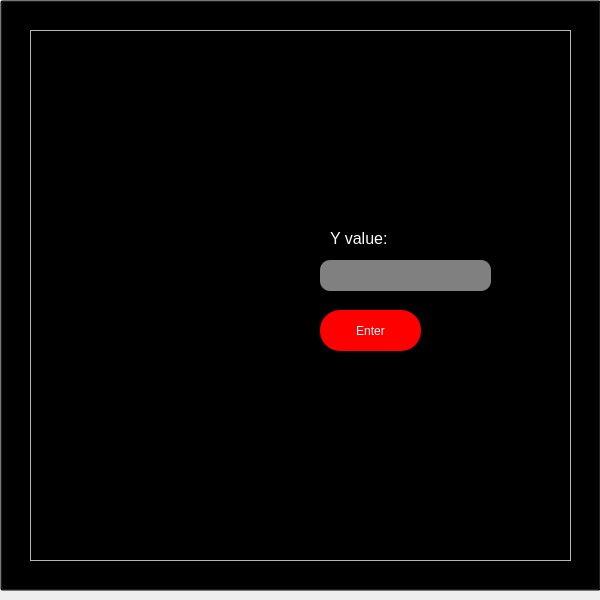
<?xml version="1.0" encoding="UTF-8"?>
<ui version="4.0">
 <class>PlantRoom</class>
 <widget class="QMainWindow" name="PlantRoom">
  <property name="geometry">
   <rect>
    <x>0</x>
    <y>0</y>
    <width>600</width>
    <height>600</height>
   </rect>
  </property>
  <property name="minimumSize">
   <size>
    <width>600</width>
    <height>600</height>
   </size>
  </property>
  <property name="maximumSize">
   <size>
    <width>600</width>
    <height>600</height>
   </size>
  </property>
  <property name="windowTitle">
   <string>MainWindow</string>
  </property>
  <widget class="QWidget" name="centralwidget">
   <widget class="QLabel" name="bg_img_lb">
    <property name="geometry">
     <rect>
      <x>0</x>
      <y>0</y>
      <width>600</width>
      <height>600</height>
     </rect>
    </property>
    <property name="minimumSize">
     <size>
      <width>600</width>
      <height>600</height>
     </size>
    </property>
    <property name="maximumSize">
     <size>
      <width>600</width>
      <height>600</height>
     </size>
    </property>
    <property name="text">
     <string/>
    </property>
    <property name="pixmap">
     <pixmap resource="../files_rc.qrc">:/background/images/spaceship_closed.png</pixmap>
    </property>
    <property name="scaledContents">
     <bool>true</bool>
    </property>
   </widget>
   <widget class="QPushButton" name="ship_error_btn">
    <property name="geometry">
     <rect>
      <x>310</x>
      <y>120</y>
      <width>141</width>
      <height>181</height>
     </rect>
    </property>
    <property name="styleSheet">
     <string notr="true">background-color: rgba(0,0,0,0);</string>
    </property>
    <property name="text">
     <string/>
    </property>
   </widget>
   <widget class="QPushButton" name="open_math_btn">
    <property name="geometry">
     <rect>
      <x>140</x>
      <y>120</y>
      <width>111</width>
      <height>81</height>
     </rect>
    </property>
    <property name="styleSheet">
     <string notr="true">background-color: rgba(0,0,0,0);</string>
    </property>
    <property name="text">
     <string/>
    </property>
   </widget>
   <widget class="QFrame" name="main_screen_frame">
    <property name="geometry">
     <rect>
      <x>30</x>
      <y>30</y>
      <width>541</width>
      <height>531</height>
     </rect>
    </property>
    <property name="frameShape">
     <enum>QFrame::StyledPanel</enum>
    </property>
    <property name="frameShadow">
     <enum>QFrame::Raised</enum>
    </property>
    <widget class="QLabel" name="main_screen_lb">
     <property name="geometry">
      <rect>
       <x>10</x>
       <y>20</y>
       <width>521</width>
       <height>501</height>
      </rect>
     </property>
     <property name="text">
      <string/>
     </property>
     <property name="pixmap">
      <pixmap resource="../files_rc.qrc">:/background/images/spaceship_fase/main_screen_spaceship.png</pixmap>
     </property>
     <property name="scaledContents">
      <bool>true</bool>
     </property>
    </widget>
    <widget class="QLineEdit" name="user_input">
     <property name="geometry">
      <rect>
       <x>290</x>
       <y>230</y>
       <width>171</width>
       <height>31</height>
      </rect>
     </property>
     <property name="styleSheet">
      <string notr="true">border-radius: 10px;
background-color: grey;
color: white;</string>
     </property>
    </widget>
    <widget class="QLabel" name="text_lb">
     <property name="geometry">
      <rect>
       <x>300</x>
       <y>200</y>
       <width>71</width>
       <height>16</height>
      </rect>
     </property>
     <property name="styleSheet">
      <string notr="true">color: white;
font-size: 16px;</string>
     </property>
     <property name="text">
      <string>Y value:</string>
     </property>
    </widget>
    <widget class="QPushButton" name="enter_input_btn">
     <property name="geometry">
      <rect>
       <x>290</x>
       <y>280</y>
       <width>101</width>
       <height>41</height>
      </rect>
     </property>
     <property name="styleSheet">
      <string notr="true">background-color: red;
color: white;
border-radius: 20px;</string>
     </property>
     <property name="text">
      <string>Enter</string>
     </property>
    </widget>
   </widget>
   <widget class="QFrame" name="math_frame">
    <property name="geometry">
     <rect>
      <x>30</x>
      <y>20</y>
      <width>541</width>
      <height>561</height>
     </rect>
    </property>
    <property name="frameShape">
     <enum>QFrame::StyledPanel</enum>
    </property>
    <property name="frameShadow">
     <enum>QFrame::Raised</enum>
    </property>
    <widget class="QLabel" name="math_screen_lb">
     <property name="geometry">
      <rect>
       <x>20</x>
       <y>50</y>
       <width>501</width>
       <height>491</height>
      </rect>
     </property>
     <property name="text">
      <string/>
     </property>
     <property name="pixmap">
      <pixmap resource="../files_rc.qrc">:/background/images/spaceship_fase/math_screen.png</pixmap>
     </property>
     <property name="scaledContents">
      <bool>true</bool>
     </property>
    </widget>
   </widget>
   <widget class="QPushButton" name="close_btn">
    <property name="geometry">
     <rect>
      <x>0</x>
      <y>0</y>
      <width>601</width>
      <height>591</height>
     </rect>
    </property>
    <property name="styleSheet">
     <string notr="true">background-color: rgba(0,0,0,0);</string>
    </property>
    <property name="text">
     <string/>
    </property>
   </widget>
   <zorder>bg_img_lb</zorder>
   <zorder>ship_error_btn</zorder>
   <zorder>open_math_btn</zorder>
   <zorder>math_frame</zorder>
   <zorder>close_btn</zorder>
   <zorder>main_screen_frame</zorder>
  </widget>
 </widget>
 <resources>
  <include location="../files_rc.qrc"/>
 </resources>
 <connections/>
</ui>
